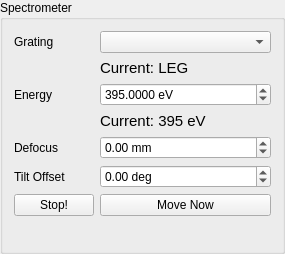
<?xml version="1.0" encoding="UTF-8"?>
<ui version="4.0">
 <class>REIXSXESSpectrometerControlEditor</class>
 <widget class="QGroupBox" name="REIXSXESSpectrometerControlEditor">
  <property name="geometry">
   <rect>
    <x>0</x>
    <y>0</y>
    <width>285</width>
    <height>254</height>
   </rect>
  </property>
  <property name="windowTitle">
   <string>Spectrometer</string>
  </property>
  <property name="title">
   <string>Spectrometer</string>
  </property>
  <layout class="QFormLayout" name="formLayout">
   <property name="fieldGrowthPolicy">
    <enum>QFormLayout::AllNonFixedFieldsGrow</enum>
   </property>
   <item row="0" column="0">
    <widget class="QLabel" name="labelGrating">
     <property name="text">
      <string>Grating</string>
     </property>
    </widget>
   </item>
   <item row="0" column="1">
    <widget class="QComboBox" name="gratingSelectorBox"/>
   </item>
   <item row="1" column="1">
    <widget class="QLabel" name="gratingFeedbackLabel">
     <property name="font">
      <font>
       <pointsize>11</pointsize>
      </font>
     </property>
     <property name="text">
      <string>Current: LEG</string>
     </property>
    </widget>
   </item>
   <item row="2" column="0">
    <widget class="QLabel" name="labelEnergy">
     <property name="text">
      <string>Energy</string>
     </property>
    </widget>
   </item>
   <item row="2" column="1">
    <widget class="QDoubleSpinBox" name="energyBox">
     <property name="sizePolicy">
      <sizepolicy hsizetype="Preferred" vsizetype="Fixed">
       <horstretch>0</horstretch>
       <verstretch>0</verstretch>
      </sizepolicy>
     </property>
     <property name="suffix">
      <string> eV</string>
     </property>
     <property name="decimals">
      <number>4</number>
     </property>
     <property name="minimum">
      <double>80.000000000000000</double>
     </property>
     <property name="maximum">
      <double>2400.000000000000000</double>
     </property>
     <property name="value">
      <double>395.000000000000000</double>
     </property>
    </widget>
   </item>
   <item row="3" column="1">
    <widget class="QLabel" name="energyFeedbackLabel">
     <property name="font">
      <font>
       <pointsize>11</pointsize>
      </font>
     </property>
     <property name="text">
      <string>Current: 395 eV</string>
     </property>
    </widget>
   </item>
   <item row="4" column="0">
    <widget class="QLabel" name="labelDefocus">
     <property name="text">
      <string>Defocus</string>
     </property>
    </widget>
   </item>
   <item row="4" column="1">
    <widget class="QDoubleSpinBox" name="defocusOffsetBox">
     <property name="sizePolicy">
      <sizepolicy hsizetype="Preferred" vsizetype="Fixed">
       <horstretch>0</horstretch>
       <verstretch>0</verstretch>
      </sizepolicy>
     </property>
     <property name="suffix">
      <string> mm</string>
     </property>
     <property name="minimum">
      <double>-200.000000000000000</double>
     </property>
     <property name="maximum">
      <double>200.000000000000000</double>
     </property>
    </widget>
   </item>
   <item row="5" column="0">
    <widget class="QLabel" name="labelTiltOffset">
     <property name="text">
      <string>Tilt Offset</string>
     </property>
    </widget>
   </item>
   <item row="5" column="1">
    <widget class="QDoubleSpinBox" name="tiltOffsetBox">
     <property name="sizePolicy">
      <sizepolicy hsizetype="Preferred" vsizetype="Fixed">
       <horstretch>0</horstretch>
       <verstretch>0</verstretch>
      </sizepolicy>
     </property>
     <property name="suffix">
      <string> deg</string>
     </property>
     <property name="minimum">
      <double>-8.000000000000000</double>
     </property>
     <property name="maximum">
      <double>8.000000000000000</double>
     </property>
    </widget>
   </item>
   <item row="6" column="1">
    <widget class="QPushButton" name="moveNowButton">
     <property name="text">
      <string>Move Now</string>
     </property>
    </widget>
   </item>
   <item row="6" column="0">
    <widget class="QPushButton" name="stopButton">
     <property name="text">
      <string>Stop!</string>
     </property>
     <property name="icon">
      <iconset resource="../../icons/icons.qrc">
       <normaloff>:/Close.png</normaloff>:/Close.png</iconset>
     </property>
    </widget>
   </item>
  </layout>
 </widget>
 <resources>
  <include location="../../icons/icons.qrc"/>
  <include location="../../icons/icons.qrc"/>
  <include location="../../icons/icons.qrc"/>
  <include location="../../icons/icons.qrc"/>
  <include location="../../icons/icons.qrc"/>
  <include location="../../icons/icons.qrc"/>
  <include location="../../icons/icons.qrc"/>
  <include location="../../icons/icons.qrc"/>
  <include location="../../icons/icons.qrc"/>
  <include location="../../icons/icons.qrc"/>
  <include location="../../icons/icons.qrc"/>
 </resources>
 <connections/>
</ui>
